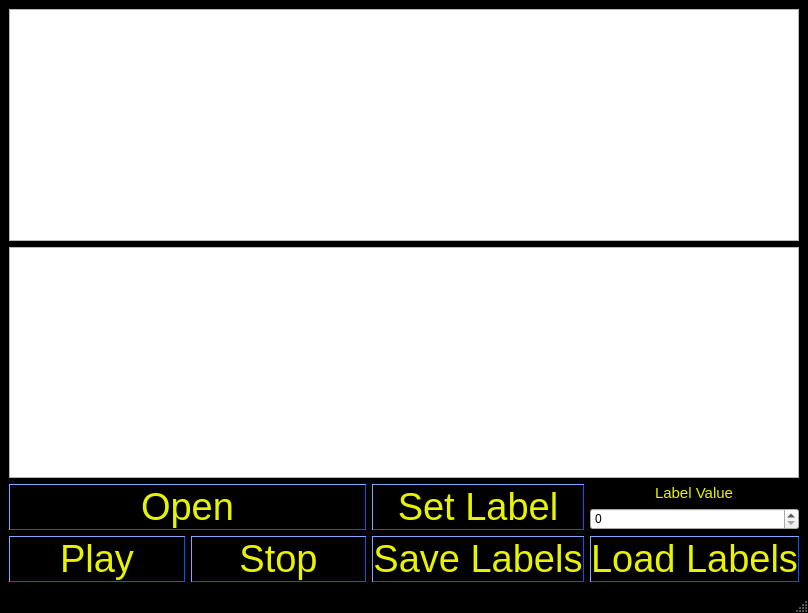
<?xml version="1.0" encoding="UTF-8"?>
<ui version="4.0">
 <class>PCG_loader</class>
 <widget class="QMainWindow" name="PCG_loader">
  <property name="geometry">
   <rect>
    <x>0</x>
    <y>0</y>
    <width>808</width>
    <height>613</height>
   </rect>
  </property>
  <property name="windowTitle">
   <string>MainWindow</string>
  </property>
  <property name="styleSheet">
   <string notr="true">QMainWindow{
background-color:rgb(0, 0, 0);
font-family: arial, verdana;
}

QPushButton{
background-color:rgb(0, 0, 0);
color:rgb(176, 176, 0);
font-family: arial;
font-size: 14px;
}

QLabel{
color:rgb(176, 176, 0);
font-family: arial;
font-size: 14px;
}</string>
  </property>
  <widget class="QWidget" name="centralwidget">
   <layout class="QGridLayout" name="gridLayout_2">
    <item row="0" column="0" colspan="2">
     <widget class="GraphicsLayoutWidget" name="plt1">
      <property name="styleSheet">
       <string notr="true">GraphicsLayoutWidget{
background-color: rgb(0, 0, 0);

}</string>
      </property>
     </widget>
    </item>
    <item row="1" column="0" colspan="2">
     <widget class="GraphicsLayoutWidget" name="plt2">
      <property name="styleSheet">
       <string notr="true">GraphicsLayoutWidget{
background-color: rgb(0, 0, 0);

}</string>
      </property>
     </widget>
    </item>
    <item row="2" column="0">
     <layout class="QGridLayout" name="buttonLayout">
      <item row="2" column="1">
       <widget class="QPushButton" name="stopButton">
        <property name="styleSheet">
         <string notr="true">QPushButton{
border-style: outset;
border-width: 1px;
border-color: rgb(0, 85, 255);
font-size: 38px;
background-color: back;
color: rgb(231, 243, 0);
font-family:arial;
}</string>
        </property>
        <property name="text">
         <string>Stop</string>
        </property>
       </widget>
      </item>
      <item row="1" column="0" colspan="2">
       <widget class="QPushButton" name="openButton">
        <property name="styleSheet">
         <string notr="true">QPushButton{
border-style: outset;
border-width: 1px;
border-color: rgb(0, 85, 255);
font-size: 38px;
background-color: back;
color: rgb(231, 243, 0);
font-family:arial;
}</string>
        </property>
        <property name="text">
         <string>Open</string>
        </property>
       </widget>
      </item>
      <item row="2" column="0">
       <widget class="QPushButton" name="playButton">
        <property name="styleSheet">
         <string notr="true">QPushButton{
border-style: outset;
border-width: 1px;
border-color: rgb(0, 85, 255);
font-size: 38px;
background-color: back;
color: rgb(231, 243, 0);
font-family:arial;
}</string>
        </property>
        <property name="text">
         <string>Play</string>
        </property>
       </widget>
      </item>
     </layout>
    </item>
    <item row="2" column="1">
     <layout class="QGridLayout" name="gridLayout">
      <item row="0" column="0" rowspan="2">
       <widget class="QPushButton" name="labelButton">
        <property name="styleSheet">
         <string notr="true">QPushButton{
border-style: outset;
border-width: 1px;
border-color: rgb(0, 85, 255);
font-size: 38px;
background-color: back;
color: rgb(231, 243, 0);
font-family:arial;
}</string>
        </property>
        <property name="text">
         <string>Set Label</string>
        </property>
       </widget>
      </item>
      <item row="0" column="1" alignment="Qt::AlignHCenter">
       <widget class="QLabel" name="label_3">
        <property name="styleSheet">
         <string notr="true">QLabel{
border:0;
font-size: 18px;
background-color: back;
color: rgb(231, 243, 0);
font-family:arial;
}</string>
        </property>
        <property name="text">
         <string>&lt;html&gt;&lt;head/&gt;&lt;body&gt;&lt;p&gt;&lt;span style=&quot; font-size:11pt;&quot;&gt;Label Value&lt;/span&gt;&lt;/p&gt;&lt;/body&gt;&lt;/html&gt;</string>
        </property>
       </widget>
      </item>
      <item row="1" column="1">
       <widget class="QSpinBox" name="label_value_sb"/>
      </item>
      <item row="2" column="0">
       <widget class="QPushButton" name="saveLabelButton">
        <property name="styleSheet">
         <string notr="true">QPushButton{
border-style: outset;
border-width: 1px;
border-color: rgb(0, 85, 255);
font-size: 38px;
background-color: back;
color: rgb(231, 243, 0);
font-family:arial;
}</string>
        </property>
        <property name="text">
         <string>Save Labels</string>
        </property>
       </widget>
      </item>
      <item row="2" column="1">
       <widget class="QPushButton" name="loadLabelButton">
        <property name="styleSheet">
         <string notr="true">QPushButton{
border-style: outset;
border-width: 1px;
border-color: rgb(0, 85, 255);
font-size: 38px;
background-color: back;
color: rgb(231, 243, 0);
font-family:arial;
}</string>
        </property>
        <property name="text">
         <string>Load Labels</string>
        </property>
       </widget>
      </item>
     </layout>
    </item>
   </layout>
  </widget>
  <widget class="QMenuBar" name="menubar">
   <property name="geometry">
    <rect>
     <x>0</x>
     <y>0</y>
     <width>808</width>
     <height>25</height>
    </rect>
   </property>
  </widget>
  <widget class="QStatusBar" name="statusbar"/>
 </widget>
 <customwidgets>
  <customwidget>
   <class>GraphicsLayoutWidget</class>
   <extends>QGraphicsView</extends>
   <header location="global">pyqtgraph</header>
  </customwidget>
 </customwidgets>
 <resources/>
 <connections/>
</ui>
